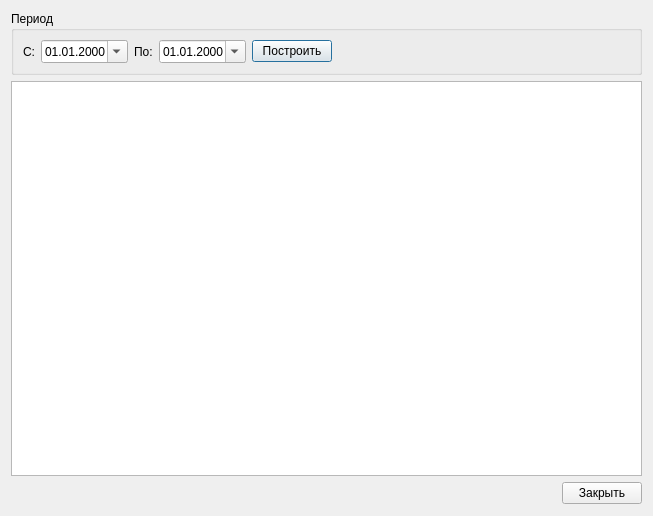
<?xml version="1.0" encoding="UTF-8"?>
<ui version="4.0">
 <class>UsedReportDialog</class>
 <widget class="QDialog" name="UsedReportDialog">
  <property name="geometry">
   <rect>
    <x>0</x>
    <y>0</y>
    <width>653</width>
    <height>516</height>
   </rect>
  </property>
  <property name="windowTitle">
   <string>Dialog</string>
  </property>
  <layout class="QGridLayout" name="gridLayout_2">
   <item row="0" column="0">
    <widget class="QGroupBox" name="groupBox">
     <property name="title">
      <string>Период</string>
     </property>
     <layout class="QGridLayout" name="gridLayout">
      <item row="0" column="3">
       <widget class="QDateEdit" name="dateEditEnd">
        <property name="wrapping">
         <bool>false</bool>
        </property>
        <property name="displayFormat">
         <string>dd.MM.yyyy</string>
        </property>
        <property name="calendarPopup">
         <bool>true</bool>
        </property>
       </widget>
      </item>
      <item row="0" column="4">
       <widget class="QPushButton" name="pushButtonGo">
        <property name="text">
         <string>Построить</string>
        </property>
        <property name="icon">
         <iconset resource="resource.qrc">
          <normaloff>:/Image/report.png</normaloff>:/Image/report.png</iconset>
        </property>
        <property name="iconSize">
         <size>
          <width>32</width>
          <height>32</height>
         </size>
        </property>
       </widget>
      </item>
      <item row="0" column="2">
       <widget class="QLabel" name="label_2">
        <property name="text">
         <string>По:</string>
        </property>
       </widget>
      </item>
      <item row="0" column="1">
       <widget class="QDateEdit" name="dateEditBeg">
        <property name="wrapping">
         <bool>false</bool>
        </property>
        <property name="displayFormat">
         <string>dd.MM.yyyy</string>
        </property>
        <property name="calendarPopup">
         <bool>true</bool>
        </property>
       </widget>
      </item>
      <item row="0" column="0">
       <widget class="QLabel" name="label">
        <property name="text">
         <string>С:</string>
        </property>
       </widget>
      </item>
      <item row="0" column="5">
       <spacer name="horizontalSpacer">
        <property name="orientation">
         <enum>Qt::Horizontal</enum>
        </property>
        <property name="sizeHint" stdset="0">
         <size>
          <width>40</width>
          <height>20</height>
         </size>
        </property>
       </spacer>
      </item>
     </layout>
    </widget>
   </item>
   <item row="1" column="0">
    <widget class="QTableView" name="tableView"/>
   </item>
   <item row="2" column="0">
    <layout class="QHBoxLayout" name="horizontalLayout">
     <item>
      <spacer name="horizontalSpacer_2">
       <property name="orientation">
        <enum>Qt::Horizontal</enum>
       </property>
       <property name="sizeHint" stdset="0">
        <size>
         <width>538</width>
         <height>23</height>
        </size>
       </property>
      </spacer>
     </item>
     <item>
      <widget class="QPushButton" name="pushButtonClose">
       <property name="text">
        <string>Закрыть</string>
       </property>
      </widget>
     </item>
    </layout>
   </item>
  </layout>
 </widget>
 <resources>
  <include location="resource.qrc"/>
 </resources>
 <connections/>
</ui>
